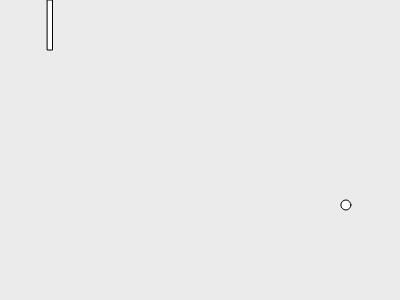
Frame 1 (no input)
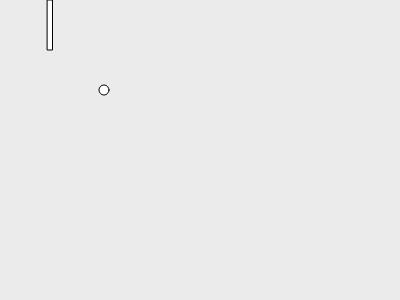
Frame 60 (no input)
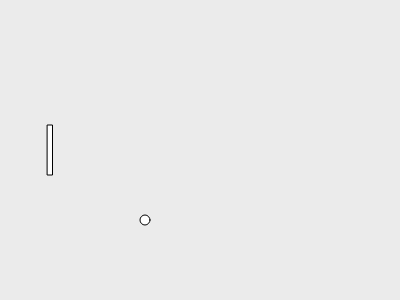
Frame 120 (the mouse pressed at the canvas centre since frame 60)

The p5.js sketch that drew these frames (run headless with seeded random() and noise() and a simulated clock; from frame 60 on, the mouse is pressed at the canvas centre):

// p5.js sketch
// ── sketch.js
let ballRadius = 5;
let x = 350, y = 200;
let spdX = -4.1, spdY = 5;
let ballLeft, ballRight, ballTop, ballBot;

let padW = 5, padX = 50, padH = 50;
let padLeft, padRight, padTop, padBot;

function setup() {
  createCanvas(400, 300);
  rectMode(CENTER);
}

function draw() {

  padY = constrain(mouseY, 0 + padH / 2, height - padH / 2);

  ballLeft = x - ballRadius;
  ballRight = x + ballRadius;
  ballTop = y - ballRadius;
  ballBot = y + ballRadius;
  
  padLeft = padX - padW / 2;
  padRight = padX + padW / 2;
  padTop = padY - padH / 2;
  padBot = padY + padH / 2;

  // hit right/left side wall
  if (ballRight >= width || ballLeft <= 0) {
    spdX = -spdX;
  }
  
  // hit top/bottom side wall
  if (ballBot >= height || ballTop <= 0) {
    spdY = -spdY;
  }
  
  if (ballBot >= padTop && ballTop <= padBot) { // vertical check

    // hit paddle on right side
    if (spdX < 0 && ballLeft <= padRight && ballRight >= padLeft) { 
      spdX = -spdX;
    }
    
    // hit paddle on left side
    else if (spdX > 0 && ballRight >= padLeft  && ballLeft <= padRight) { 
      spdX = -spdX;
    }
  }

  x += spdX;
  y += spdY;
  
  background(235);
  rect(padX, padY, padW, padH);
  circle(x, y, ballRadius * 2);
}
